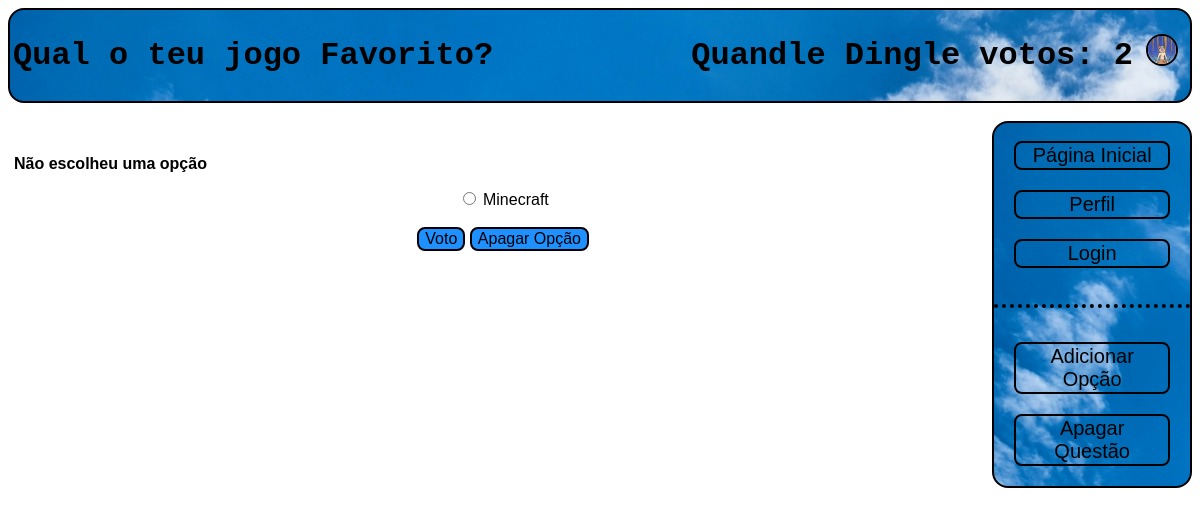
Screenshot of /votacao/18/trataropcao (signed in) with the database file from the repository.
### votacao/models.py (models this page shows, shortened)
class Questao(models.Model):
    objects = None
    questao_texto = models.CharField(max_length=200)
    pub_data = models.DateTimeField('data de publicacao')

class Aluno(models.Model):
    user = models.OneToOneField(User, on_delete=models.CASCADE)
    curso = models.CharField(max_length=100)
    votosmax = models.IntegerField()
    votos = models.IntegerField(default=0)
    profile_picture = models.CharField(max_length=100)

class Opcao(models.Model):
    questao = models.ForeignKey(Questao, on_delete=models.CASCADE)
    opcao_texto = models.CharField(max_length=200)
    votos = models.IntegerField(default=0)

### votacao/views.py (the view, shortened to what this page needs)
# urls.py: path('<int:questao_id>/trataropcao', views.trataropcao, name='trataropcao'),
@login_required(login_url='/votacao/loginPage')
def trataropcao(request, questao_id):
    questao = get_object_or_404(Questao, pk=questao_id)
    try:
        opcao_seleccionada = questao.opcao_set.get(pk=request.POST['opcao'])
    except (KeyError, Opcao.DoesNotExist):
        return render(request, 'votacao/detalhe.html', {'questao': questao, 'error_message': "Não escolheu uma opção"})

### votacao/templates/votacao/detalhe.html (shortened to what this page needs)
<!DOCTYPE html>
<html>
    {% extends "votacao/index.html" %}
    {% block header_title %}{{ questao.questao_texto }}{% endblock %}
    {% block nav %}
        <br>
        <p class="dotdiv"> </p>
        <br>
        <a href="{% url 'votacao:criaropcao' questao.id %}"><button class="button1">Adicionar Opção</button></a>
        <br>
        <a href="{% url 'votacao:deletequestao' questao.id %}"><button class="button1">Apagar Questão</button></a>
    {% endblock %}
    {% block body %} <article> <body>
        <br>
        {% if error_message %}
            <p><strong>{{ error_message }}</strong></p>
        {% endif %}
        <form method="post"  action="{% url 'votacao:trataropcao' questao.id %}">
            {% for opcao in questao.opcao_set.all %}
            <input type="radio" name="opcao" id="opcao{{ forloop.counter }}" value="{{ opcao.id }}" />
            <label for="opcao{{ forloop.counter }}"> {{ opcao.opcao_texto }} </label>
            <br>
            {% endfor %}
            <br>
            <input class="button2" type="submit" name="value" value="Voto" />
            {% if request.user.is_superuser %}
                <input class="button2" type="submit" name="value" value="Apagar Opção" />
            {% endif %}
            <br>
        </form>
    </body> </article> {% endblock %}

### votacao/templates/votacao/index.html (shortened to what this page needs)
<!DOCTYPE html>
<html>
{% load static %}
<head>
    <link rel="stylesheet" type="text/css" href="{% static 'style.css' %}" />
</head>
<header>
    <h1> <table style="width: 100%">
        <th style="text-align: left; width: 40%">{% block header_title %} Últimas Questões{% endblock %}</th>
        <th style="text-align: right; width: 46%"> {% block header_name %}
            {% if request.user.is_authenticated %}
            {{ request.user}} votos: {{ request.user.aluno.votos }}
            {% else %}
            User
            {% endif %}
        {% endblock %} </th>
         <th style="text-align: center; width: 4%"> {% block profile_pic %}
            {% if request.user.is_authenticated %}
                {% if request.user.aluno.profile_picture %}
                <img style="border: 2px solid black; border-radius: 26px" width="28" height="28" src='{% static request.user.aluno.profile_picture %}'>
                {% else %}
                <img style="border: 2px solid black; border-radius: 26px" width="28" height="28" src='{% static "defaultpp.jpg" %}'>
                {% endif %}
            {% else %}
            <img style="border: 2px solid black; border-radius: 26px" width="28" height="28" src='{% static "defaultpp.jpg" %}'>
            {% endif %}
         {% endblock %} </th>
    </table> </h1>
</header>
<br>
<section>
    {% block body %}{% endblock %}
    <nav>
        <br>
        <a href="{% url 'votacao:index' %}"><button class="button1">Página Inicial</button></a>
        <br>
        <a href="{% url 'votacao:userPage' %}"><button class="button1">Perfil</button></a>
        <br>
        <a href="{% url 'votacao:loginPage' %}"><button class="button1">Login</button></a>
        {% block nav %} {% endblock %}
        <br>
    </nav>
</section>
</html>

### votacao/static/style.css (style rules this page uses)
header { background-image: url("sky.jpg"); border: 2px solid; border-radius: 16px; }
nav { -webkit-flex: 1; -ms-flex: 1; flex: 1; text-align: center; background-image: url("sky.jpg"); border: 2px solid; border-radius: 16px; }
section { display: -webkit-flex; display: flex; }
h1 { font-family: 'Courier New', sans-serif; }
article { -webkit-flex: 5; -ms-flex: 5; flex: 5; margin-left: 6px; }
body { font-size: 16px; font-family: 'HelveticaNeueLT Std', sans-serif; }
a:link, a:visited { width: 100%; color: dodgerblue; text-decoration: none; display: inline-block; }
.button1 { background-color: rgba(0,0,0,0); border-radius: 8px; border: 2px solid black; font-size: 20px; color: black; width: 80%; text-align: center; text-decoration: none; display: inline-block; transition-duration: 0.4s; cursor: inherit; margin-bottom: 20px; }
.button2 { background-color: dodgerblue; border-radius: 8px; border: 2px solid black; font-size: 16px; color: black; text-align: center; text-decoration: none; display: inline-block; transition-duration: 0.4s; cursor: inherit; }
.dotdiv { text-align: center; border-bottom: 4px black dotted; }
form { text-align: center; }
table { width: 100%; }

### rows the page displays
Questao: questao_texto "Qual o teu jogo Favorito?"
Opcao: opcao_texto "Minecraft"

### other values shown
{{ request.user }} "Quandle Dingle"
{{ request.user.aluno.votos }} "2"
{{ error_message }} "Não escolheu uma opção"
